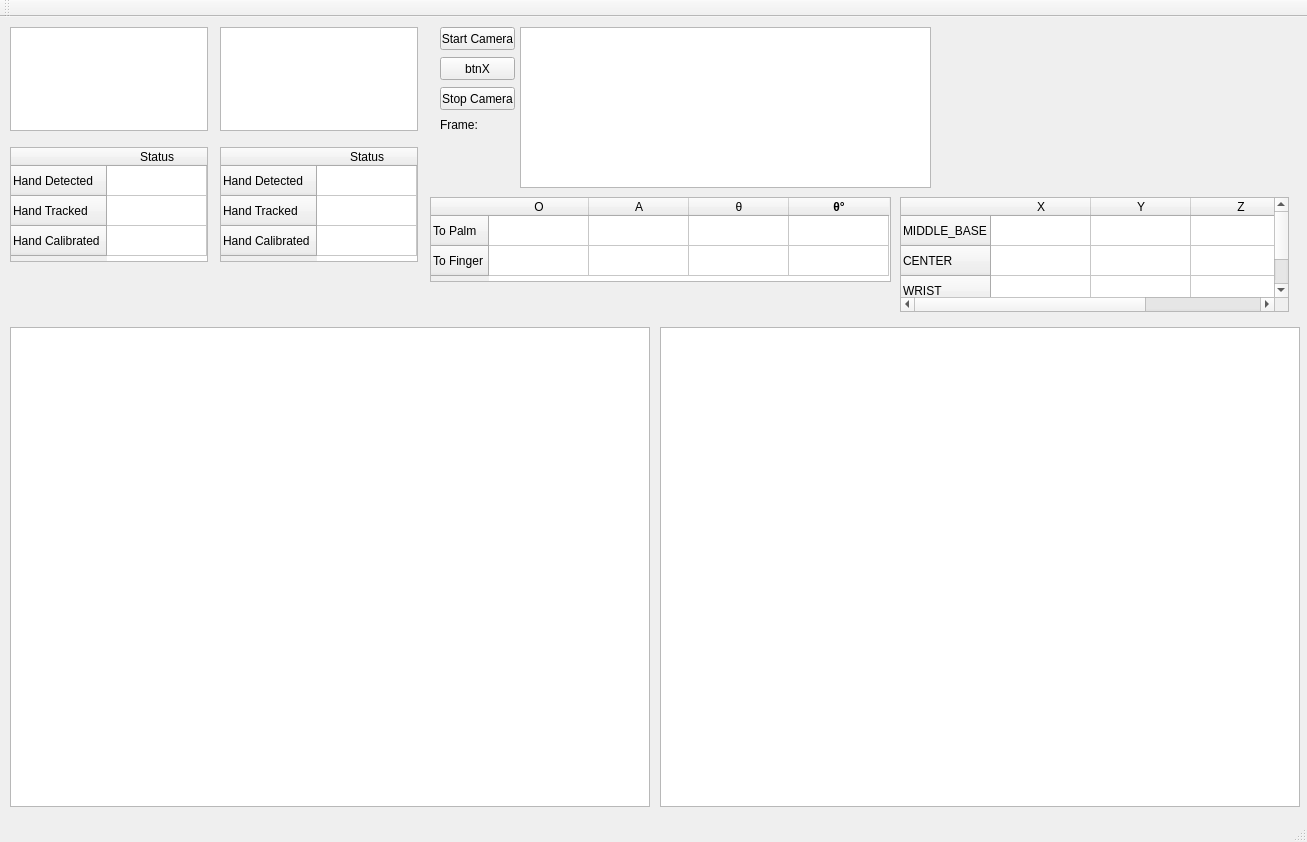
<?xml version="1.0" encoding="UTF-8"?>
<ui version="4.0">
 <class>sample_layout_1Class</class>
 <widget class="QMainWindow" name="sample_layout_1Class">
  <property name="geometry">
   <rect>
    <x>0</x>
    <y>0</y>
    <width>1307</width>
    <height>842</height>
   </rect>
  </property>
  <property name="windowTitle">
   <string>sample_layout_1</string>
  </property>
  <widget class="QWidget" name="centralWidget">
   <widget class="QPlainTextEdit" name="debugOut">
    <property name="geometry">
     <rect>
      <x>520</x>
      <y>10</y>
      <width>411</width>
      <height>161</height>
     </rect>
    </property>
    <property name="plainText">
     <string/>
    </property>
   </widget>
   <widget class="QPushButton" name="btnX">
    <property name="geometry">
     <rect>
      <x>440</x>
      <y>40</y>
      <width>75</width>
      <height>23</height>
     </rect>
    </property>
    <property name="text">
     <string>btnX</string>
    </property>
   </widget>
   <widget class="QPushButton" name="startCamera">
    <property name="geometry">
     <rect>
      <x>440</x>
      <y>10</y>
      <width>75</width>
      <height>23</height>
     </rect>
    </property>
    <property name="text">
     <string>Start Camera</string>
    </property>
   </widget>
   <widget class="QTableWidget" name="tableWidget">
    <property name="geometry">
     <rect>
      <x>900</x>
      <y>180</y>
      <width>389</width>
      <height>115</height>
     </rect>
    </property>
    <row>
     <property name="text">
      <string>MIDDLE_BASE</string>
     </property>
    </row>
    <row>
     <property name="text">
      <string>CENTER</string>
     </property>
    </row>
    <row>
     <property name="text">
      <string>WRIST</string>
     </property>
    </row>
    <column>
     <property name="text">
      <string>X</string>
     </property>
    </column>
    <column>
     <property name="text">
      <string>Y</string>
     </property>
    </column>
    <column>
     <property name="text">
      <string>Z</string>
     </property>
    </column>
   </widget>
   <widget class="QTableWidget" name="tableWidget_2">
    <property name="geometry">
     <rect>
      <x>430</x>
      <y>180</y>
      <width>461</width>
      <height>85</height>
     </rect>
    </property>
    <row>
     <property name="text">
      <string>To Palm</string>
     </property>
    </row>
    <row>
     <property name="text">
      <string>To Finger</string>
     </property>
    </row>
    <column>
     <property name="text">
      <string>O</string>
     </property>
    </column>
    <column>
     <property name="text">
      <string>A</string>
     </property>
    </column>
    <column>
     <property name="text">
      <string>θ</string>
     </property>
    </column>
    <column>
     <property name="text">
      <string>θ°</string>
     </property>
     <property name="font">
      <font>
       <weight>75</weight>
       <bold>true</bold>
      </font>
     </property>
     <property name="background">
      <color>
       <red>235</red>
       <green>255</green>
       <blue>254</blue>
      </color>
     </property>
    </column>
   </widget>
   <widget class="QPushButton" name="stopCamera">
    <property name="geometry">
     <rect>
      <x>440</x>
      <y>70</y>
      <width>75</width>
      <height>23</height>
     </rect>
    </property>
    <property name="text">
     <string>Stop Camera</string>
    </property>
   </widget>
   <widget class="QLabel" name="frameCount">
    <property name="geometry">
     <rect>
      <x>440</x>
      <y>100</y>
      <width>61</width>
      <height>16</height>
     </rect>
    </property>
    <property name="text">
     <string>Frame:</string>
    </property>
    <property name="textFormat">
     <enum>Qt::PlainText</enum>
    </property>
   </widget>
   <widget class="QGraphicsView" name="QGV_FlexationDial_Left">
    <property name="geometry">
     <rect>
      <x>10</x>
      <y>10</y>
      <width>198</width>
      <height>104</height>
     </rect>
    </property>
   </widget>
   <widget class="QTableWidget" name="table_HandStatus_Left">
    <property name="geometry">
     <rect>
      <x>10</x>
      <y>130</y>
      <width>198</width>
      <height>115</height>
     </rect>
    </property>
    <row>
     <property name="text">
      <string>Hand Detected</string>
     </property>
    </row>
    <row>
     <property name="text">
      <string>Hand Tracked</string>
     </property>
    </row>
    <row>
     <property name="text">
      <string>Hand Calibrated</string>
     </property>
    </row>
    <column>
     <property name="text">
      <string>Status</string>
     </property>
    </column>
    <item row="0" column="0">
     <property name="text">
      <string/>
     </property>
     <property name="background">
      <brush brushstyle="NoBrush">
       <color alpha="255">
        <red>0</red>
        <green>255</green>
        <blue>127</blue>
       </color>
      </brush>
     </property>
    </item>
    <item row="1" column="0">
     <property name="text">
      <string/>
     </property>
    </item>
    <item row="2" column="0">
     <property name="text">
      <string/>
     </property>
    </item>
   </widget>
   <widget class="QGraphicsView" name="QGV_FlexationDial_Right">
    <property name="geometry">
     <rect>
      <x>220</x>
      <y>10</y>
      <width>198</width>
      <height>104</height>
     </rect>
    </property>
   </widget>
   <widget class="QTableWidget" name="table_HandStatus_Right">
    <property name="geometry">
     <rect>
      <x>220</x>
      <y>130</y>
      <width>198</width>
      <height>115</height>
     </rect>
    </property>
    <row>
     <property name="text">
      <string>Hand Detected</string>
     </property>
    </row>
    <row>
     <property name="text">
      <string>Hand Tracked</string>
     </property>
    </row>
    <row>
     <property name="text">
      <string>Hand Calibrated</string>
     </property>
    </row>
    <column>
     <property name="text">
      <string>Status</string>
     </property>
    </column>
    <item row="0" column="0">
     <property name="text">
      <string/>
     </property>
     <property name="background">
      <brush brushstyle="NoBrush">
       <color alpha="255">
        <red>0</red>
        <green>255</green>
        <blue>127</blue>
       </color>
      </brush>
     </property>
    </item>
    <item row="1" column="0">
     <property name="text">
      <string/>
     </property>
    </item>
    <item row="2" column="0">
     <property name="text">
      <string/>
     </property>
    </item>
   </widget>
   <widget class="QGraphicsView" name="QGV_Video_depth">
    <property name="geometry">
     <rect>
      <x>10</x>
      <y>310</y>
      <width>640</width>
      <height>480</height>
     </rect>
    </property>
   </widget>
   <widget class="QGraphicsView" name="QGV_Video_color">
    <property name="geometry">
     <rect>
      <x>660</x>
      <y>310</y>
      <width>640</width>
      <height>480</height>
     </rect>
    </property>
   </widget>
  </widget>
  <widget class="QMenuBar" name="menuBar">
   <property name="geometry">
    <rect>
     <x>0</x>
     <y>0</y>
     <width>1307</width>
     <height>21</height>
    </rect>
   </property>
  </widget>
  <widget class="QToolBar" name="mainToolBar">
   <attribute name="toolBarArea">
    <enum>TopToolBarArea</enum>
   </attribute>
   <attribute name="toolBarBreak">
    <bool>false</bool>
   </attribute>
  </widget>
  <widget class="QStatusBar" name="statusBar"/>
 </widget>
 <layoutdefault spacing="6" margin="11"/>
 <resources>
  <include location="sample_layout_1.qrc"/>
 </resources>
 <connections/>
</ui>
